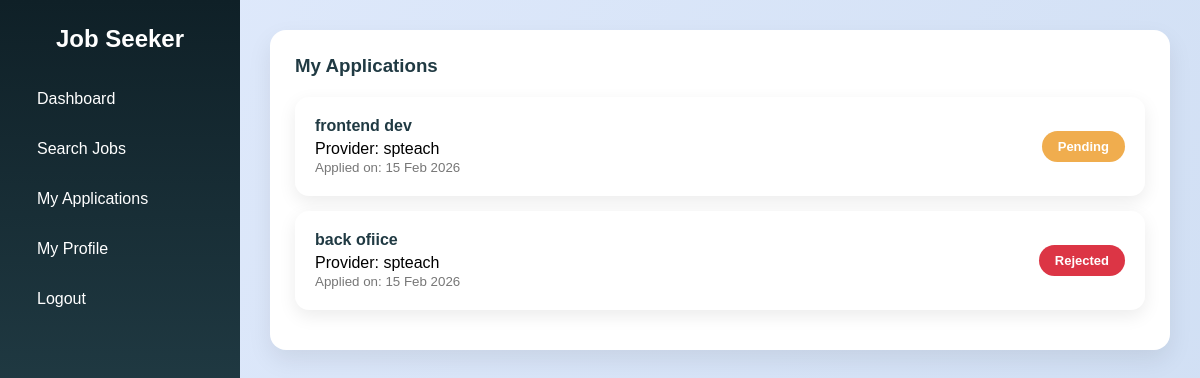
Page /jobseeker_applications/ (signed in) on the earlier database version.
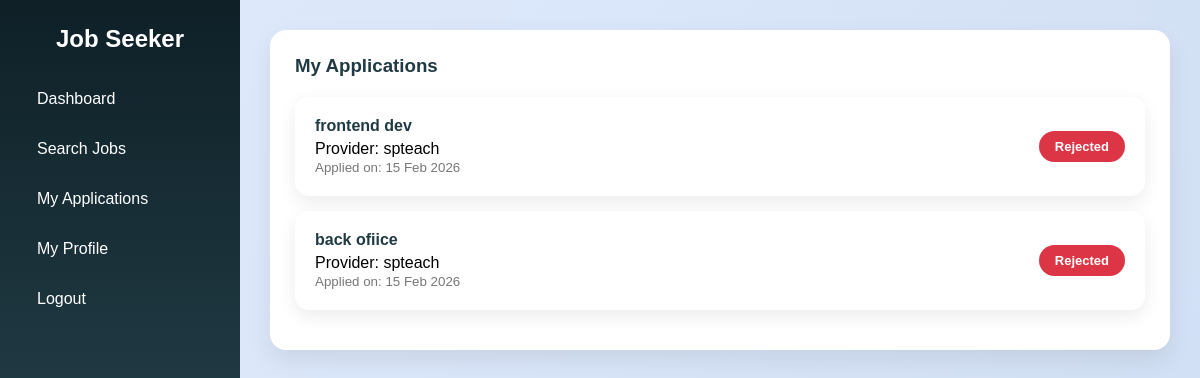
Same page on the later database version.
### myapp/models.py (models this page shows, shortened)
class Application(models.Model):
    STATUS_CHOICES = [
        ("Pending", "Pending"),
        ("Accepted", "Accepted"),
        ("Rejected", "Rejected"),
    ]
    job = models.ForeignKey(
        Job,
        on_delete=models.CASCADE,
        related_name="applications"
    )
    seeker = models.ForeignKey(
        User,
        on_delete=models.CASCADE,
        related_name="job_applications"
    )
    applied_at = models.DateTimeField(auto_now_add=True)
    status = models.CharField(
        max_length=20,
        choices=STATUS_CHOICES,
        default="Pending"
    )
    class Meta:
        unique_together = ("job", "seeker")
        ordering = ["-applied_at"]

class Job(models.Model):
    provider = models.ForeignKey(
        User,
        on_delete=models.CASCADE,
        related_name="posted_jobs"
    )
    title = models.CharField(max_length=200)
    description = models.TextField()
    location = models.CharField(max_length=100)
    salary = models.CharField(max_length=100, blank=True)
    created_at = models.DateTimeField(auto_now_add=True)
    applicants = models.IntegerField(default=0)
    class Meta:
        ordering = ["-created_at"]

### myapp/views.py (the view)
# urls.py: path('jobseeker_applications/', views.jobseeker_applications, name='jobseeker_applications'),
@login_required(login_url='login_jobseeker')
def jobseeker_applications(request):
    apps = Application.objects.filter(seeker=request.user)
    return render(
        request,
        "jobseeker_applications.html",
        {"applications": apps}
    )

### templates/jobseeker_applications.html (shortened to what this page needs)
<!DOCTYPE html>
<html lang="en">
<head>
</head>
<body>
<div class="sidebar">
    <h2>Job Seeker</h2>
    <a href="{% url 'dashboard_jobseeker' %}">Dashboard</a>
    <a href="{% url 'jobseeker_search' %}">Search Jobs</a>
    <a href="{% url 'jobseeker_applications' %}">My Applications</a>
    <a href="{% url 'jobseeker_profile' %}">My Profile</a>
    <a href="{% url 'logout' %}">Logout</a>
</div>
<div class="main">
    <div class="section">
        <h3>My Applications</h3>
        {% if applications %}
            {% for app in applications %}
                <div class="app-card">
                    <div>
                        <h4>{{ app.job.title }}</h4>
                        <div>Provider: {{ app.job.provider.first_name }}</div>
                        <small>Applied on: {{ app.applied_at|date:"d M Y" }}</small>
                    </div>
                    <span class="status {{ app.status|lower }}">
{{ app.status }}
</span>
                </div>
            {% endfor %}
        {% else %}
            <div class="empty">
                <h4>No applications found</h4>
                <p>Start applying for jobs to see them here.</p>
            </div>
        {% endif %}
    </div>
</div>
</body>
</html>

Differences in the rows shown:
changed Application "frontend dev": status "Pending" → "Rejected"
